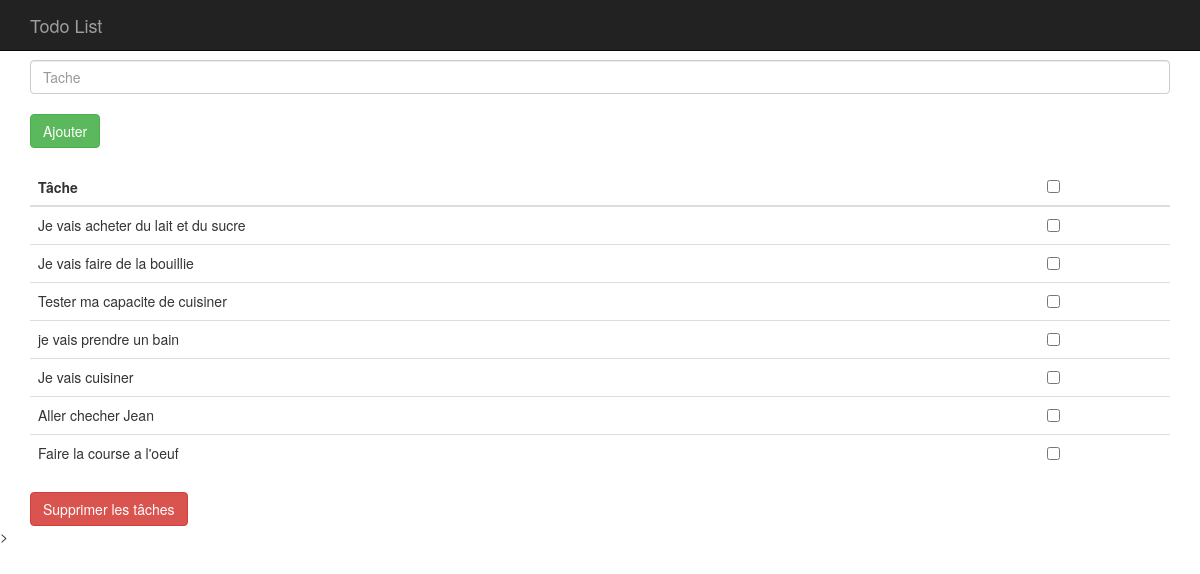
The page / on the database its author committed.
### tables this page shows
CREATE TABLE `tasks` (
  `id` int(11) NOT NULL,
  `name` varchar(255) NOT NULL
);

### index.php (the view, shortened to what this page needs)
<?php
    require('./database/db.php');
    $req = $bdd->PREPARE('SELECT * FROM tasks ORDER BY id DESC');
    $req->execute();
    $tasks = $req->fetchAll(PDO::FETCH_OBJ);
?>
<!DOCTYPE html>
<html lang="en">
<head>
    <link rel="stylesheet" href="./public/bootstrap/css/bootstrap.min.css">
</head>
<body>
    <nav class="navbar navbar-inverse navbar-fixed-top">
    <div class="container">
        <div class="navbar-header">
            <a href="#" class="navbar-brand">Todo List</a>
        </div>
        <div id="navbar" class="collapse navbar-collapse">
        </div>
    </div>
    </nav>
    <div class="container">
    <form action="index.php" id="form" method="post">
    <input type="text" name="task" id="task" placeholder="Tache" class="form-control">
    <br>
    <input type="submit" value="Ajouter" class="btn btn-success">
    </form>
    <br>
    <form action="delete.php" id="deleteForm" method="post">
        <table class="table">
            <thead>
                <tr>
                <th>T&acirc;che</th>
                <th><input type="checkbox" id="checkAll"></th>
                </tr>
            </thead>
            <tbody>
            <?php if($tasks){
                foreach($tasks as $element){?>
                    <tr id="<?=$element->id;?>">
                        <td class="tache"><?=$element->name; ?> </td>
                        <td><input type="checkbox" id="<?=$element->id;?>" class="del" name="task[]"></td>
                    </tr>
                <?php }}?>
            </tbody>
        </table>
        <button class="btn btn-danger" id="button">Supprimer les t&acirc;ches</button>
        </form>
    </div>
</body>
</html>

### index.php (style rules this page uses)
body { margin-top:5%; }

### rows shown on the page
tasks: name "Je vais acheter du lait et du sucre"
tasks: name "Je vais faire de la bouillie"
tasks: name "Tester ma capacite de cuisiner"
tasks: name "je vais prendre un bain"
tasks: name "Je vais cuisiner"
tasks: name "Aller checher Jean"
tasks: name "Faire la course a l'oeuf"
